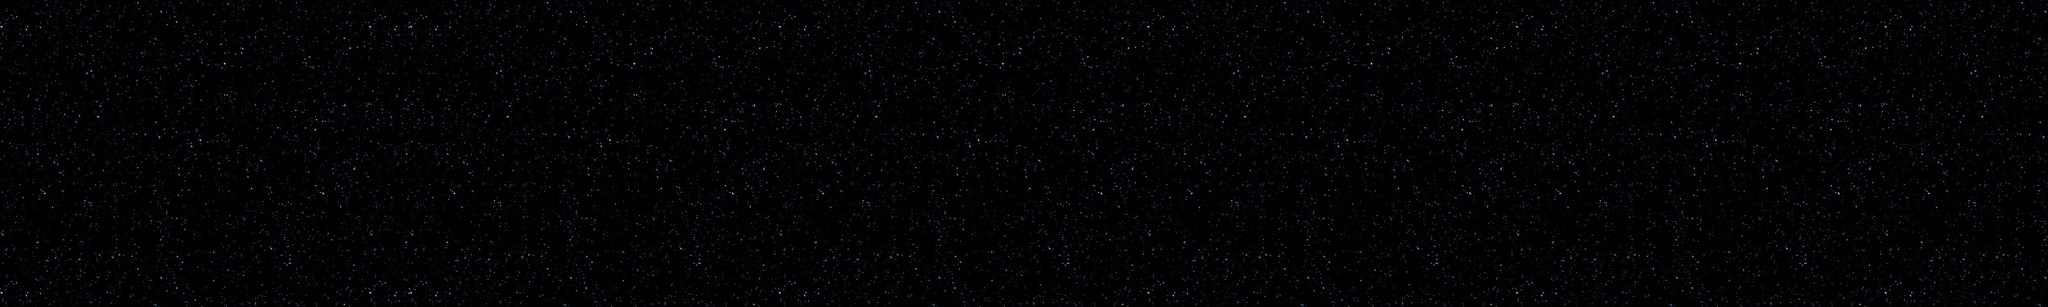

A 2D game scene composited from a Tiled map and its tileset images. What follows is a short description and the map's XML, with each tile layer's data collapsed to a summary:
An orthogonal 200x30 tile map with 20x20 px tiles, 1 tile layer (Tile Layer 1) and 1 object (Player).

<map version="1.0" orientation="orthogonal" renderorder="right-down" width="200" height="30" tilewidth="20" tileheight="20" nextobjectid="2">
 <properties>
  <property name="spaceship-player" value="assets/shipPlayerAni.png" />
 </properties>
 <tileset firstgid="1" name="Tileset 1" tilewidth="20" tileheight="20" spacing="2" margin="2" tilecount="936" columns="36">
  <image source="space_map.jpg" width="800" height="576" />
 </tileset>
 <layer name="Tile Layer 1" width="200" height="30">
  <properties>
   <property name="spaceship-enemy" value="assets/shipEnemyAni.png" />
   <property name="spaceship-player" value="assets/shipPlayerAni.png" />
  </properties>
  <data>[6000 cells, 6000 non-empty, 936 distinct tile ids]</data>
 </layer>
 <objectgroup name="Object Layer 1">
  <object id="1" name="Spaceship1" type="Player" x="32" y="32" width="32" height="32">
   <properties>
    <property name="numFrames" value="15" />
    <property name="textureHeight" value="54" />
    <property name="textureID" value="spaceship-player" />
    <property name="textureWidth" value="147" />
   </properties>
  </object>
 </objectgroup>
</map>